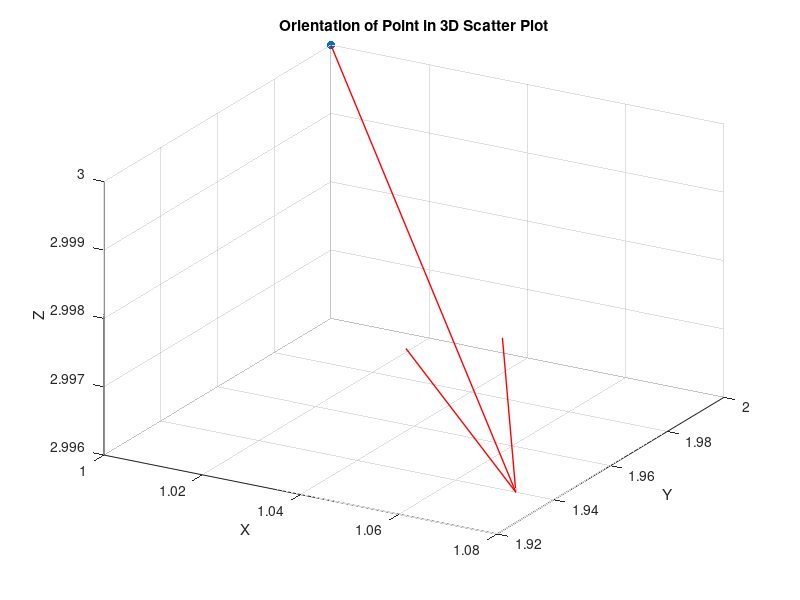

Source code (MATLAB):
% Example data (replace with your actual data)
x = 1;
y = 2;
z = 3;
qw = 0.8;
qx = 0.6;
qy = 0.4;
qz = 0.2;

% Scatter plot
scatter3(x, y, z, 'filled');
hold on;

% Compute the direction vector from the quaternion
direction = [2 * (qx*qz + qw*qy), 2 * (qy*qz - qw*qx), 1 - 2 * (qx^2 + qy^2)];

% Scale the direction vector (adjust the scaling factor as needed)
scale_factor = 0.1;
direction_scaled = scale_factor * direction;

% Add an arrow from the point (x, y, z) in the direction of the quaternion
quiver3(x, y, z, direction_scaled(1), direction_scaled(2), direction_scaled(3), 'r', 'LineWidth', 1);

% Set axis labels and title
xlabel('X');
ylabel('Y');
zlabel('Z');
title('Orientation of Point in 3D Scatter Plot');

% Adjust view for better visibility
view(30, 30);
grid on;
hold off;